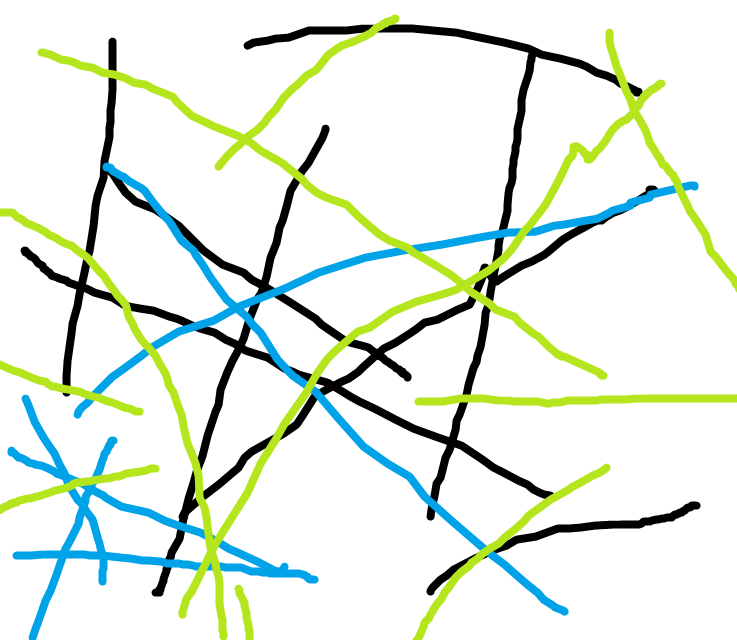
#> input picture image processing/Auto Flood Fill Template.png, 737 x 640 px, found by its file name
$ python remove_selected_colors.py
#> lines starting #> are read from the running program, lines starting #| are printed output that depends on the picture
''' This script changes colors that are selected (kept) nearby colors'''

from PIL import Image
import numpy as np
from tqdm import tqdm

# Input and output paths for image being manipulated
img_path = "C:/Users/conno/Documents/GitHub/Princeton-Gerrymandering/gerrymander-geoprocessing/image processing/Auto Flood Fill Template.png"
img_path_out = "C:/Users/conno/Documents/GitHub/Princeton-Gerrymandering/gerrymander-geoprocessing/image processing/Auto Flood Fill Template Removed Color.png"

# Do you want to reduce the number of colors in the current image
# (HIGHLY RECOMMENDED TO SET TO A VALUE. Set to any natural number if you want
# to reduce. Set to 0 if you do NOT want to reduce)
reduce_colors = 4

# Open image and convert to an array
img = Image.open(img_path)
#> img is the input picture: PIL image 737x640 RGB; mean R, G, B 227.8, 236.6, 227.6
old_img = img

# Reduce to the desired number of colors
if reduce_colors:
    conv_img = img.convert('P', palette=Image.ADAPTIVE, colors=reduce_colors)
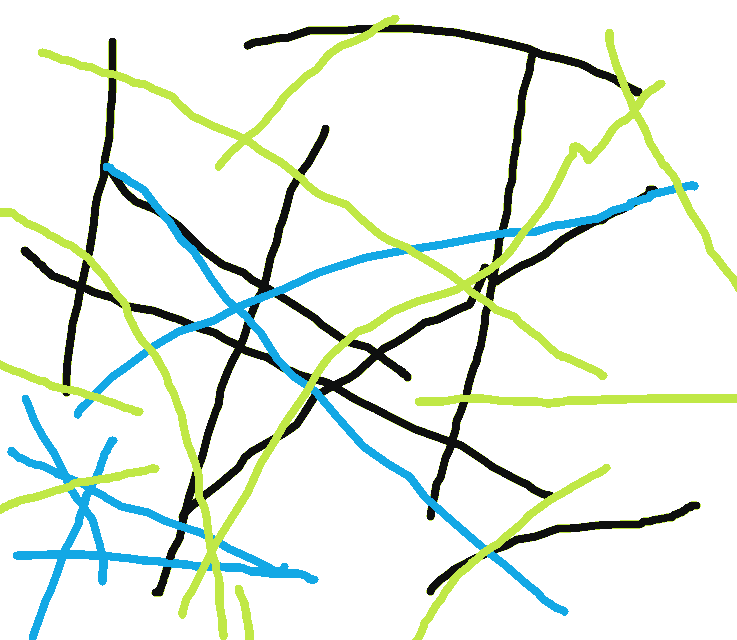
#> conv_img: PIL image 737x640 P; mean R, G, B 229.7, 237.9, 229.9
    img = conv_img.convert('RGB')

# display image in IPython console to show the possibly reduced image
display(img)
img.save(img_path_out)

# Print out color palettes that are indexed for selection by user
colors = [elem[1] for elem in img.getcolors()]
#> colors = [(255, 255, 255), (14, 15, 15), (192, 232, 70), (19, 168, 229)]
for i, elem in enumerate(colors):
    print('\n\nColor ' + str(i))
    im = Image.new('RGB', (40, 40), color=elem)
    # dsplays in IPython console
    display(im)
#> this loop made 4 passes
#| Color 0
#| Color 1
#| Color 2
#| Color 3
#> pass 3, `im = Image.new('RGB', (40, 40), color=elem)`:
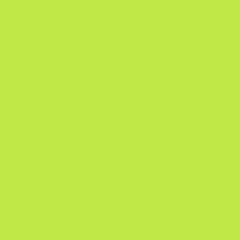
#> im: PIL image 40x40 RGB (shown 6 times larger); mean R, G, B 192, 232, 70
#> after the loop:
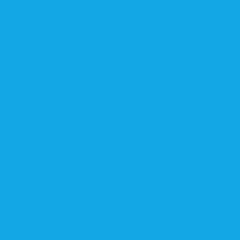
#> im: PIL image 40x40 RGB (shown 6 times larger); mean R, G, B 19, 168, 229

# Ask for user input on which colors to remove
#> (the run stopped early here; a loop or call above may not have finished)
